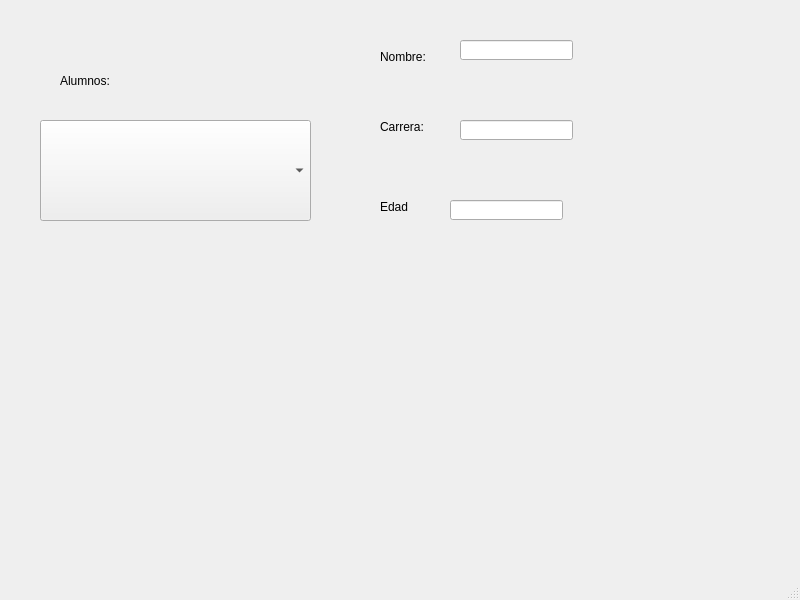
<?xml version="1.0" encoding="UTF-8"?>
<ui version="4.0">
 <class>MainWindow</class>
 <widget class="QMainWindow" name="MainWindow">
  <property name="geometry">
   <rect>
    <x>0</x>
    <y>0</y>
    <width>800</width>
    <height>600</height>
   </rect>
  </property>
  <property name="windowTitle">
   <string>MainWindow</string>
  </property>
  <widget class="QWidget" name="centralwidget">
   <widget class="QComboBox" name="cb_alumnos">
    <property name="geometry">
     <rect>
      <x>40</x>
      <y>120</y>
      <width>271</width>
      <height>101</height>
     </rect>
    </property>
   </widget>
   <widget class="QLabel" name="label">
    <property name="geometry">
     <rect>
      <x>380</x>
      <y>50</y>
      <width>47</width>
      <height>13</height>
     </rect>
    </property>
    <property name="text">
     <string>Nombre:</string>
    </property>
   </widget>
   <widget class="QLabel" name="label_2">
    <property name="geometry">
     <rect>
      <x>380</x>
      <y>120</y>
      <width>47</width>
      <height>13</height>
     </rect>
    </property>
    <property name="text">
     <string>Carrera:</string>
    </property>
   </widget>
   <widget class="QLabel" name="label_3">
    <property name="geometry">
     <rect>
      <x>380</x>
      <y>200</y>
      <width>47</width>
      <height>13</height>
     </rect>
    </property>
    <property name="text">
     <string>Edad</string>
    </property>
   </widget>
   <widget class="QLineEdit" name="txt_nombre">
    <property name="geometry">
     <rect>
      <x>460</x>
      <y>40</y>
      <width>113</width>
      <height>20</height>
     </rect>
    </property>
   </widget>
   <widget class="QLineEdit" name="txt_carrera">
    <property name="geometry">
     <rect>
      <x>460</x>
      <y>120</y>
      <width>113</width>
      <height>20</height>
     </rect>
    </property>
   </widget>
   <widget class="QLineEdit" name="txt_edad">
    <property name="geometry">
     <rect>
      <x>450</x>
      <y>200</y>
      <width>113</width>
      <height>20</height>
     </rect>
    </property>
   </widget>
   <widget class="QLabel" name="label_4">
    <property name="geometry">
     <rect>
      <x>60</x>
      <y>60</y>
      <width>101</width>
      <height>41</height>
     </rect>
    </property>
    <property name="text">
     <string>Alumnos:</string>
    </property>
   </widget>
  </widget>
  <widget class="QMenuBar" name="menubar">
   <property name="geometry">
    <rect>
     <x>0</x>
     <y>0</y>
     <width>800</width>
     <height>21</height>
    </rect>
   </property>
  </widget>
  <widget class="QStatusBar" name="statusbar"/>
 </widget>
 <resources/>
 <connections/>
</ui>
